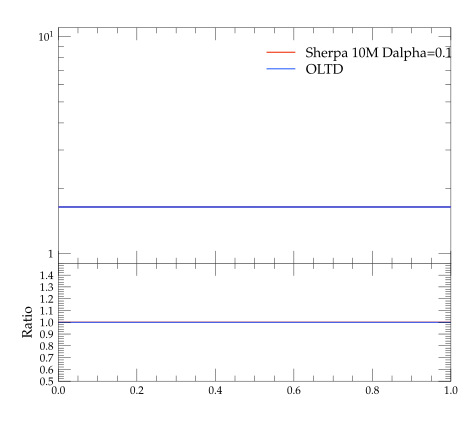

Python code for this plot:
#! /usr/bin/env python

# This Python script was auto-generated using YODA v2.0.0.
# Analysis object: /evtb/incCut12
# Timestamp: 12-04-2024 (11:12:09)

import matplotlib as mpl
import matplotlib.pyplot as plt
mpl.use('Agg') # comment out for interactive use
import os
import numpy as np

plotDir = os.path.split(os.path.realpath(__file__))[0]
if 'YODA_USER_PLOT_PATH' in globals():
    plot_outdir = globals()['YODA_USER_PLOT_PATH']
else:
    plot_outdir = plotDir

#plot style
plt.style.use(os.path.join(plotDir, '../default.mplstyle'))
# plot metadata
figW, figH = plt.rcParams['figure.figsize']
ax_xLabel = r''
ax_yLabel = r''
ax_title  = r''
ax_xScale = 'linear'
ax_yScale = 'log'
xLims = (0.0, 1.0)
yLims = (0.9, 11.0)

# TeX-friendly labels for the legend
labels = [ r"Sherpa 10M Dalpha=0.1", r"OLTD" ]

# Create figure and axis objects
fig, (ax, ratio0_ax) = plt.subplots(2, 1, sharex=True,
                  figsize=(figW,figH), gridspec_kw={'height_ratios': (2, 1)})
ratio0_ax.yaxis.set_major_locator(mpl.ticker.MultipleLocator(0.1))
ratio0_ax.set_ylim(0.5, 1.4999)
ratio0_ax.set_ylabel('Ratio')

# LineColor map: curve index -> color
linecolors = {0: '#EE3311', 1: '#3366FF'}
# the numerical data is stored in a separate file
dataf = dict()
prefix = os.path.split(__file__)[0]
if prefix:    prefix = prefix + '/'
exec(open(prefix+'incCut12__data.py').read(), dataf)


legend_handles = [] # keep track of handles for the legend

# style options for curves
# starts at zorder>=5 to draw curve on top of legend
styles = {
  'curve0': {
    'color' : linecolors[0],
    'linestyle' : '-',
    'marker' : 'o',
    'zorder' : 5,
    'histstyle' : True,
  },
  'curve1': {
    'color' : linecolors[1],
    'linestyle' : '-',
    'marker' : 'o',
    'zorder' : 6,
    'histstyle' : True,
  },
}
# curve from input yoda files in main panel
for label in dataf['yvals'].keys():
    if all(np.isnan(v) for v in dataf['yvals'][label]):
        continue
    tmp = None
    if styles[label]['histstyle']: # draw as histogram
        tmp, = ax.plot(dataf['xedges'], dataf['yedges'][label],
                       color=styles[label]['color'],
                       linestyle=styles[label]['linestyle'],
                       drawstyle='steps-pre', solid_joinstyle='miter',
                       zorder=styles[label]['zorder'], label=label)
        ax.errorbar(dataf['xpoints'], dataf['yvals'][label], color=styles[label]['color'],
                    xerr=dataf['xerrs'], yerr=[dataf['ydowns'][label], dataf['yups'][label]],
                    linestyle='none', zorder=styles[label]['zorder'])
    else: # draw as scatter
        tmp = ax.errorbar(dataf['xpoints'], dataf['yvals'][label],
                          xerr=dataf['xerrs'],
                          yerr=[ dataf['ydowns'][label],
                          dataf['yups'][label] ],
                          fmt=styles[label]['marker'],
                          ecolor=styles[label]['color'],
                          color=styles[label]['color'], zorder=2)
        tmp[-1][0].set_linestyle(styles[label]['linestyle'])
    legend_handles += [tmp]
    for varLabel in dataf['variation_yvals'].keys():
        if varLabel.startswith(label):
            tmp, = ax.plot(dataf['xedges'], dataf['variation_yvals'][varLabel],
                           color=styles[label]['color'],
                           linestyle=styles[label]['linestyle'],
                           drawstyle='steps-pre', solid_joinstyle='miter',
                           zorder=styles[label]['zorder'], alpha=0.5)


# plots on ratio panel
# curve from input yoda files in ratio panel
for label, yvals in dataf['ratio0_yvals'].items():
    if all(np.isnan(v) for v in yvals):
        continue
    if styles[label]['histstyle']: # plot as histogram
        ratio0_ax.plot(dataf['xedges'], yvals,
                       color=styles[label]['color'],
                       linestyle=styles[label]['linestyle'],
                       drawstyle='steps-pre', zorder=1,
                       solid_joinstyle='miter')
        ratio0_ax.vlines(dataf['xpoints'],
                         dataf['ratio0_ymin'][label],
                         dataf['ratio0_ymax'][label],
                         color=styles[label]['color'], zorder=1)
    else: # plot as scatter
        tmp = ratio0_ax.errorbar(dataf['xpoints'],
                                 yvals, xerr=dataf['xerrs'],
                                 yerr=dataf['ratio0_yerrs'][label],
                                 fmt=styles[label]['marker'],
                                 ecolor=styles[label]['color'],
                                 color=styles[label]['color'])
        tmp[-1][0].set_linestyle(styles[label]['linestyle'])

    for varlabel in dataf['ratio0_variation_vals'].keys():
        if varlabel.startswith(label):
            ratio0_ax.plot(dataf['xedges'],
                            dataf['ratio0_variation_vals'][varlabel],
                            color=styles[label]['color'],
                            linestyle=styles[label]['linestyle'],
                            drawstyle='steps-pre', solid_joinstyle='miter',
                            zorder=1, alpha=0.5)

legend_pos = (0.5, 0.97)
ax.legend(legend_handles, labels, loc='upper left', bbox_to_anchor=legend_pos)

# set plot metadata as defined above
ratio0_ax.set_xlabel(ax_xLabel)
ratio0_ax.xaxis.set_label_coords(1., -.15)
ax.set_ylabel(ax_yLabel, loc='top')
ax.set_title(ax_title, loc='left')
ax.set_xscale(ax_xScale)
ax.set_yscale(ax_yScale)
ax.set_xlim(xLims)
ax.set_ylim(yLims)

# tick formatting
plt.rcParams['xtick.top'] = True
plt.rcParams['ytick.right'] = True
ax.yaxis.set_major_locator(mpl.ticker.LogLocator(base=10.0, numticks=np.inf))
ax.yaxis.set_minor_locator(mpl.ticker.LogLocator(
                           base=10.0, subs=np.arange(0.1, 1, 0.1), numticks=np.inf))
fig.align_ylabels((ax, ratio0_ax))
plt.savefig(os.path.join(plot_outdir, 'incCut12.pdf'), format='PDF')
plt.savefig(os.path.join(plot_outdir, 'incCut12.png'), format='PNG')

plt.close(fig)
